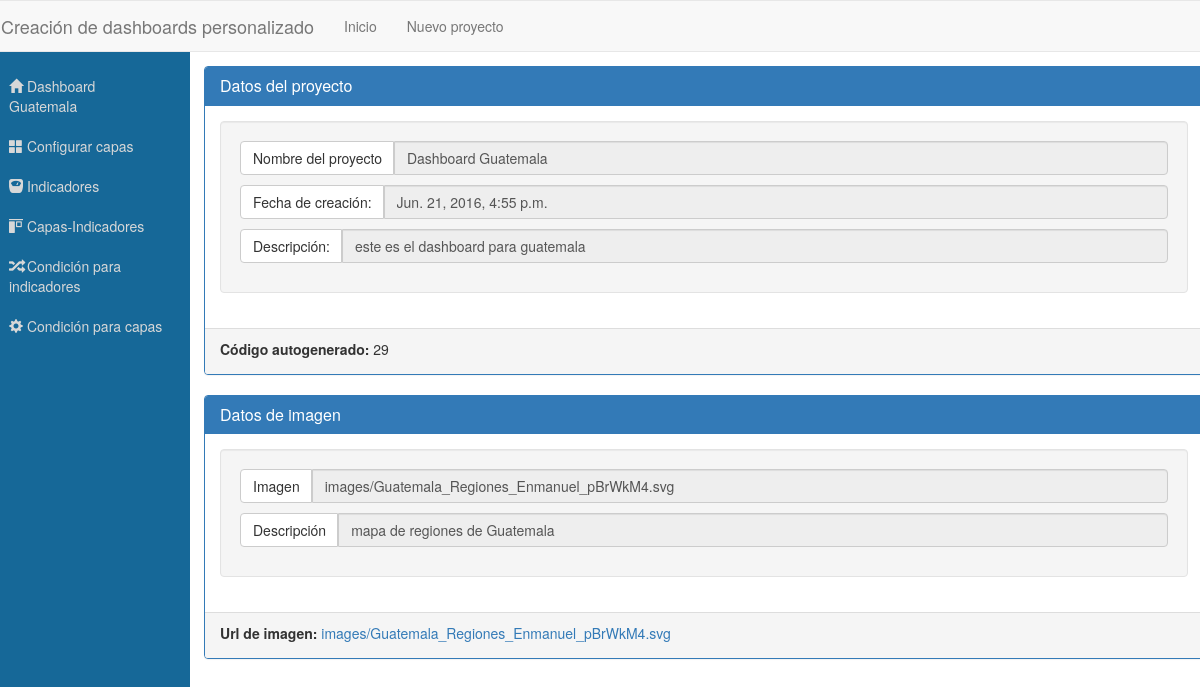
Page /project/29 on the committed database.
### dashboardConfigApp/models.py (models this page shows, shortened)
class Proyecto(models.Model):
	nombre = models.CharField(max_length=100)
	descripcion = models.CharField(max_length=100, default='')
	fechaCreacion = models.DateTimeField(default=timezone.now)

class Image(models.Model):
	descripcion = models.CharField(max_length=100)
	imagen = models.FileField(upload_to='images/', default='images/none_image.jpg')
	proyecto = models.ForeignKey(Proyecto)

### dashboardConfigApp/views.py (the view)
# urls.py: url(r'^project/(\d+)$', GetInfoProject, name='configProject'),
def GetInfoProject(request, idProject):
	if(request.method == 'GET'):
		project = Proyecto.objects.get(pk = idProject)
		singleImage = Image.objects.get(proyecto__pk = idProject)
		dictionary = {
			'project': project,
			'singleImage': singleImage
		}
		return render(request, "project/projectInfo.html", dictionary)

### dashboardConfigApp/templates/project/projectInfo.html
{% extends "project/configProject.html" %}
{% block project-options %}
	<div class="container-proyect-info">
		<div class="panel panel-primary">
			<div class="panel-heading">
		    	<h3 class="panel-title">Datos del proyecto</h3>
	  		</div>
	  		<div class="panel-body">
		   		<div class="well">
			   		<div class="input-group proyect-detail">
					  <span class="input-group-btn">
					    <label class="btn btn-default">Nombre del proyecto</label>
					  </span>
					  <input type="text" class="form-control" value="{{project.nombre}}" disabled="">
					</div>
					<div class="input-group proyect-detail">
					  <span class="input-group-btn">
					    <label class="btn btn-default">Fecha de creación:</label>
					  </span>
					  <input type="text" class="form-control" value="{{project.fechaCreacion}}" disabled="">
					</div>
					<div class="input-group proyect-detail">
					  <span class="input-group-btn">
					    <label class="btn btn-default">Descripción:</label>
					  </span>
					  <input type="text" class="form-control" value="{{project.descripcion}}" disabled="">
					</div>
		   		</div>
	  		</div>
  			<div class="panel-footer"><label>Código autogenerado:</label>  {{singleImage.proyecto.pk}}</div>
		</div>
		<div class="panel panel-primary">
			<div class="panel-heading">
		    	<h3 class="panel-title">Datos de imagen</h3>
	  		</div>
	  		<div class="panel-body">
		   		<div class="well">
					<div class="input-group proyect-detail">
					  <span class="input-group-btn">
					    <label class="btn btn-default">Imagen</label>
					  </span>
					  <input type="text" class="form-control" value="{{singleImage.imagen}}" disabled="">
					</div>
					<div class="input-group proyect-detail">
					  <span class="input-group-btn">
					    <label class="btn btn-default">Descripción</label>
					  </span>
					  <input type="text" class="form-control" value="{{singleImage.descripcion}}" disabled="">
					</div>
		   		</div>
	  		</div>
  			<div class="panel-footer"><label>Url de imagen:</label>  <a href="{{singleImage.imagen.url}}" target="_blank">{{singleImage.imagen}}</a></div>
		</div>
	</div>
{% endblock project-options %}

### dashboardConfigApp/templates/project/configProject.html
{% extends "base.html" %}
{% block content %}
		<div class="row row-panel-project">
			<div class="container-panel">
				<div class="col-lg-2 panel-project">
					<nav>
						<ul>
							<li><a href="{% url 'configProject' project.pk %}"><span class="glyphicon glyphicon-home"></span> {{project.nombre}}</a></li>
							<li><a href="{% url 'get_update_layers' project.pk  singleImage.pk %}"><span class="glyphicon glyphicon-th-large"></span> Configurar capas</a></li>
							<li><a href=""><span class="glyphicon glyphicon-scale"></span> Indicadores</a></li>
							<li><a href=""><span class="glyphicon glyphicon-object-align-top"></span> Capas-Indicadores</a></li>
							<li><a href=""><span class="glyphicon glyphicon-random"></span> Condición para indicadores</a></li>
							<li><a href=""><span class="glyphicon glyphicon-cog"></span> Condición para capas</a></li>
						</ul>
					</nav>
				</div>
				<div class="col-lg-10 panel_selected">
					{% block project-options %}
					{% endblock project-options %}
				</div>
			</div>
		</div>
{% endblock content %}

### dashboardConfigApp/static/css/new_project.css (style rules this page uses)
.row-panel-project { height:100vh;display:flex }
.row-panel-project .container-panel { flex:1;display:flex }
.row-panel-project .container-panel .panel-project,.row-panel-project .container-panel .panel_selected { overflow-y:auto;padding:1em }
.row-panel-project .container-panel .panel_selected .container-proyect-info .panel { width:1000px }
.row-panel-project .container-panel .panel_selected .container-proyect-info .panel .panel-body .well .proyect-detail { margin-bottom:10px }
.row-panel-project .container-panel .panel-project { background:#166898 }
.row-panel-project .container-panel .panel-project nav ul { margin-left:0;padding-left:0 }
.row-panel-project .container-panel .panel-project nav ul li { list-style:none;padding:10px }
.row-panel-project .container-panel .panel-project nav ul li a { text-decoration:none;margin:0;display:block;width:100%;height:100%;color:#d8d8d8 }

### rows in the picture
Proyecto: nombre "Dashboard Guatemala", fechaCreacion "Jun. 21, 2016, 4:55 p.m.", descripcion "este es el dashboard para guatemala"
Image: proyecto.pk "29", imagen "images/Guatemala_Regiones_Enmanuel_pBrWkM4.svg", descripcion "mapa de regiones de Guatemala"
